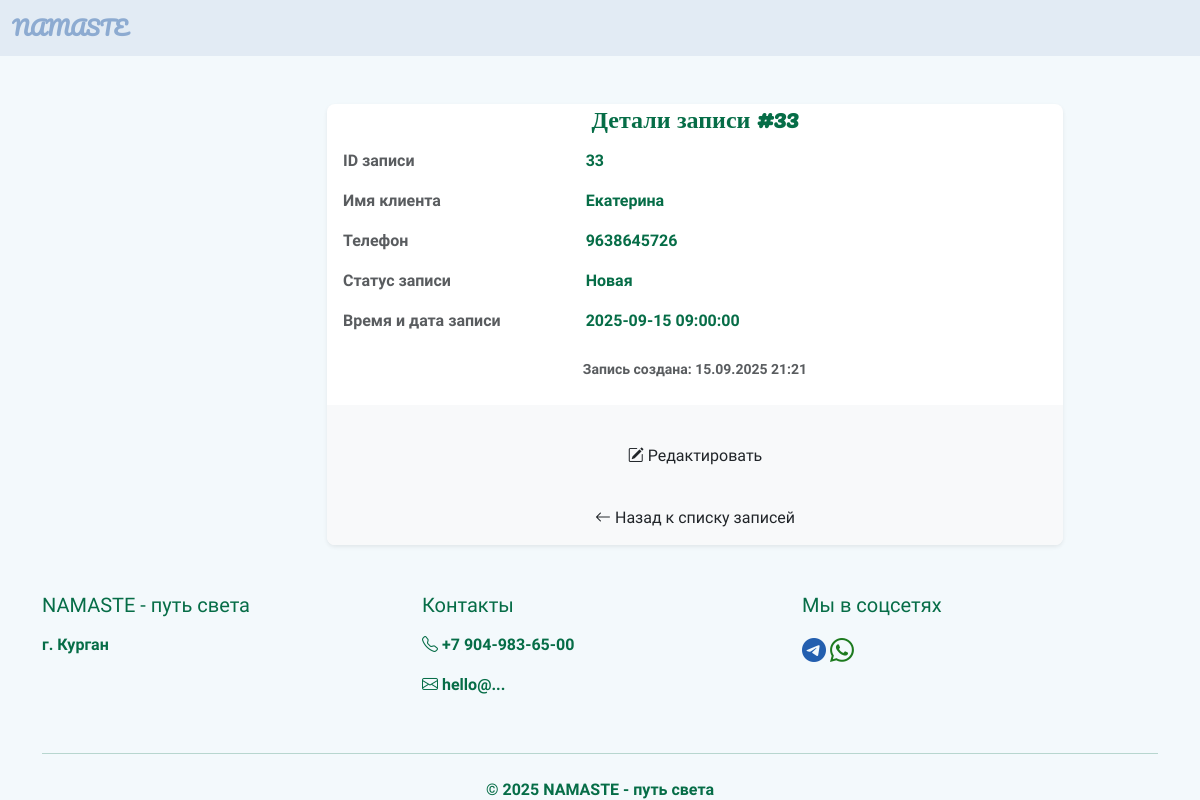
Screenshot of /application/33/ with the database file from the repository.
### core/models.py (models this page shows, shortened)
class Application(models.Model):
    STATUS_CHOICES = (
        ("new", "Новая"),
        ("confirmed", "Подтвержденная"),
        ("completed", "Завершенная"),
        ("canceled", "Отмененная"),
        ( "reserve", "Резерв")
    )
    name = models.CharField(max_length=100, verbose_name="Имя")
    phone = models.CharField(max_length=20, verbose_name="Телефон")
    comment = models.CharField(max_length=500, null=True, blank=True, verbose_name="Комментарий")
    status = models.CharField(choices=STATUS_CHOICES, default="new", max_length=20, verbose_name="Статус")
    date_created = models.DateTimeField(auto_now_add=True, null=True, blank=True, verbose_name="Дата создания")
    date_updated = models.DateTimeField(auto_now=True, null=True, blank=True, verbose_name="Дата обновления")
    schedule = models.ForeignKey(Schedule, blank=True, null=True, on_delete=models.CASCADE)
    class Meta:
        verbose_name = "Запись"
        verbose_name_plural = "Записи"

class Schedule(models.Model):
    date = models.DateField(default=timezone.now)
    start_time = models.TimeField(default=time(9, 0))
    def __str__(self):
        return f"{self.date} {self.start_time}"
    class Meta:
        verbose_name = "Расписание"

### core/views.py (the view)
# urls.py: path("application/<int:application_id>/", ApplicationDetailView.as_view(), name="application"),
class ApplicationDetailView(DetailView):
    model = Application
    template_name = "application_detail.html"
    context_object_name = "application"
    pk_url_kwarg = "application_id"
    def get_object(self, queryset=None):
        application_id = self.kwargs.get(self.pk_url_kwarg)
        return get_object_or_404(Application, pk=application_id)

### templates/application_detail.html (shortened to what this page needs)
{% extends "base.html" %}
{% block content %}
<div class="container mt-5 mb-5">
    <div class="row">
        <div class="col-md-8 offset-md-2">
            <div class="card shadow-sm">
                <div class="row">
                    <h2 class="card-title h4 mb-0">Детали записи #{{ application.id }}</h2>
                </div>
                <div class="card-body">
                    <div class="row mb-3">
                        <div class="col-sm-4 text-muted">ID записи</div>
                        <div class="col-sm-8">{{ application.id }}</div>
                    </div>
                    <div class="row mb-3">
                        <div class="col-sm-4 text-muted">Имя клиента</div>
                        <div class="col-sm-8">{{ application.name }}</div>
                    </div>
                    <div class="row mb-3">
                        <div class="col-sm-4 text-muted">Телефон</div>
                        <div class="col-sm-8">{{ application.phone }}</div>
                    </div>
                    <div class="row mb-3">
                        <div class="col-sm-4 text-muted">Статус записи</div>
                        <div class="col-sm-8"><span>{{ application.get_status_display }}</span></div>
                    </div>
                    <div class="row mb-3">
                        <div class="col-sm-4 text-muted">Время и дата записи</div>
                        <div class="col-sm-8"><span>{{ application.schedule }}</span></div>
                    </div>
                    <div class="card-footer text-muted text-center">
                        <small>Запись создана: {{ application.date_created|date:"d.m.Y H:i" }}</small>
                    </div>
                </div>
                <div class="card-footer bg-light">
                    <div class="text-center mt-4">
                        <a href="{% url 'application-update' application.id %}" class="btn btn-btn-success">
                            <i class="bi bi-pencil-square"></i> Редактировать
                        </a>
                    </div>
                    <div class="text-center mt-4">
                        <a href="{% url 'all-applications' %}" class="btn btn-s">
                            <i class="bi bi-arrow-left"></i> Назад к списку записей
                        </a>
                    </div>
                </div>
            </div>
        </div>
    </div>
</div>
{% endblock content %}

### static/css/main.css (style rules this page uses)
:root { --bs-body-bg: #f3f9fc; --brand-blue: #e2ebf4; --font-family-heading: 'Pacifico', cursive; --color: #066d47; }
body { font-family: 'Marck Script', cursive; font-weight: bold; color: #066d47; }
.row { display: flex; flex-basis: 100%; }
.row:nth-child(2n+1) { justify-content: center; }
.row:nth-child(2n) { justify-content: flex-end; }
.card { border: 2px solid var(--brand-green); box-shadow: 0 4px 12px rgba(99, 57, 16, 0.1); transition: transform 0.3s ease, box-shadow 0.3s ease; background: white; border-radius: 0.5rem; overflow: hidden; color: #066d47 }
.card-title { color: #066d47; text-align: center; font-family: var(--font-family-heading); font-weight: 700; }
.card-footer { background-color: var(--brand-green); border-top: none; color: #066d47; font-weight: bold; }

### rows the page displays
Application: id "33", name "Екатерина", phone "9638645726", status "Новая", schedule "2025-09-15 09:00:00", date_created "15.09.2025 21:21"
